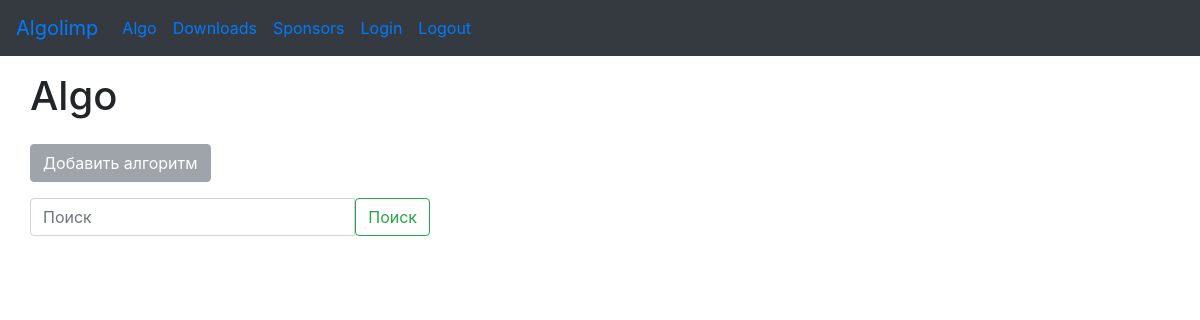
/algo/, run on an earlier commit of the app's database.
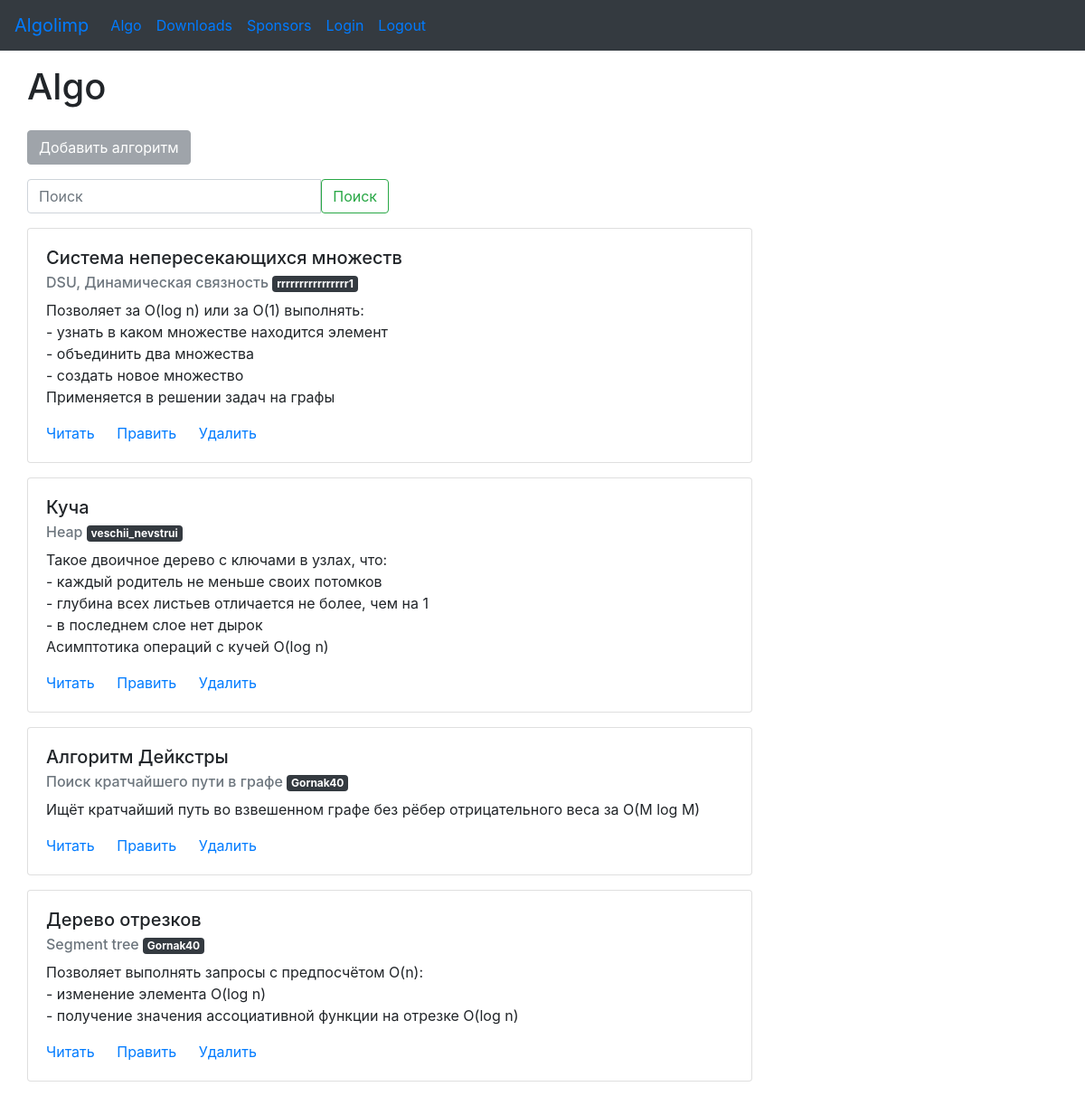
And on a later commit of the database.
### app.py (models this page shows)
class Algo(db.Model):
	id = db.Column(db.Integer, primary_key=True)
	name = db.Column(db.String, unique=True, nullable=False)
	other = db.Column(db.String, nullable=False)
	description = db.Column(db.Text, nullable=False)
	urls = db.Column(db.Text, nullable=False)
	paste = db.Column(db.String, unique=True, nullable=False)
	user = db.Column(db.String, nullable=False)

### app.py (the view)
@app.route('/algo/', methods=['post', 'get'])
def algo():
	kwargs = dict()
	kwargs['title'] = 'Algo'
	kwargs['content_title'] = 'Algo'
	session.pop('algo') if session.get('algo') else None
	if request.method == 'POST' and session.get('auth'):
		return redirect('/algo/adding')
	data = reversed(Algo.query.all())
	flt = request.args.get('search', '')
	if not flt or flt[0] != '@':
		data = filter(lambda x: searchFunc(x, flt), data)
	else:
		data = filter(lambda x: authorFunc(x, flt[1:]), data)
	return render_template('algo.html', **kwargs, **session, data=data)

### cfApi.py (called while the page is built)
def searchFunc(algo, flt):
	flt = flt.lower().strip().split()
	if not flt:
		return True
	text = (algo.name + ' ' + algo.other).lower()
	return any([x in text for x in flt])

### templates/algo.html (shortened to what this page needs)
{% extends 'base.html' %}
{% block content %}
<div class="row">
	<form action="" method="post">
		{% if not auth %}
		<button type="submit" class="btn btn-secondary" disabled>Добавить алгоритм</button>
		{% else %}
		<button type="submit" class="btn btn-secondary">Добавить алгоритм</button>
		{% endif %}
	</form>
</div>
<div class="row">
	<form class="form-inline my-2 my-lg-0">
		<div class="input-group mb-3" style="width: 400px">
			<input type="search" class="form-control" placeholder="Поиск" name="search" aria-label="Поиск" aria-describedby="basic-addon1">
			<button type="submit" class="btn btn-outline-success">Поиск</button>
		</div>
	</form>
</div>
{% for note in data %}
{% set bc = "white" if not user or note.user != user['handle'] else "#d4edc9" %}
<div class="row">
	<div class="card" style="background-color: {{ bc }}">
		<div class="card-body">
			<h5 class="card-title">{{ note.name }}</h5>
			<h6 class="card-subtitle mb-2 text-muted">
				{{ note.other }}
				<a href="https://codeforces.com/profile/{{ note.user }}" class="badge badge-dark">{{ note.user }}</a>
			</h6>
			<p class="card-text">
				{% for line in note.description.strip().split('\n') %}
					{{ line.strip() }}<br>
				{% endfor %}
			</p>
			<a href="/reading/{{ note.id }}" class="card-link">Читать</a>
			<a href="/edit/{{ note.id }}" class="card-link">Править</a>
			<a href="/delete/{{ note.id }}" class="card-link">Удалить</a>
		</div>
	</div>
</div>
{% endfor %}
{% endblock %}

### templates/base.html (shortened to what this page needs)
<!DOCTYPE html>
<html lang="en">
<head>
	<link rel="stylesheet" href="https://stackpath.bootstrapcdn.com/bootstrap/4.4.1/css/bootstrap.min.css">
</head>
<body>
	<nav class="navbar navbar-expand-lg navbar-inverse bg-dark">
		<a class="navbar-brand" href="/">Algolimp</a>
		<div class="collapse navbar-collapse" id="navbarSupportedContent">
			<ul class="navbar-nav mr-auto">
				<li class="nav-item active">
					<a class="nav-link" href="/algo">Algo</a>
				</li>
				<li class="nav-item">
					<a class="nav-link" href="/downloads">Downloads</a>
				</li>
				<li class="nav-item">
					<a class="nav-link" href="/sponsors">Sponsors</a>
				</li>
				<li class="nav-item">
					<a class="nav-link" href="/login">Login</a>
				</li>
				<li class="nav-item">
					<a class="nav-link" href="/logout">Logout</a>
				</li>
			</ul>
		</div>
	</nav>
	<div class="container">
		<div class="row">
			<h1>{{ content_title }}</h1>
		</div>
		{% block content %}
		{% endblock %}
	</div>
</body>
</html>

### templates/base.html (style rules this page uses)
.card-body { width: 800px; }

What changed in the data, as far as the page shows it:
added Algo: name "Система непересекающихся множеств", other "DSU, Динамическая связность", user "rrrrrrrrrrrrrrrr1", strip "Позволяет за O(log n) или за O(1) выполнять:" "- узнать в каком множестве находится элемент" "- объединить два множества" "- создать новое множество" "Применяется в решении задач на графы", shown under "Algo"
added Algo: name "Куча", other "Heap", user "veschii_nevstrui", strip "Такое двоичное дерево с ключами в узлах, что:" "- каждый родитель не меньше своих потомков" "- глубина всех листьев отличается не более, чем на 1" "- в последнем слое нет дырок" "Асимптотика операций с кучей O(log n)", shown under "Algo"
added Algo: name "Алгоритм Дейкстры", other "Поиск кратчайшего пути в графе", user "Gornak40", strip "Ищёт кратчайший путь во взвешенном графе без рёбер отрицательного веса за O(M log M)"
added Algo: name "Дерево отрезков", other "Segment tree", user "Gornak40", strip "Позволяет выполнять запросы с предпосчётом O(n):" "- изменение элемента O(log n)" "- получение значения ассоциативной функции на отрезке O(log n)", shown under "Algo"
